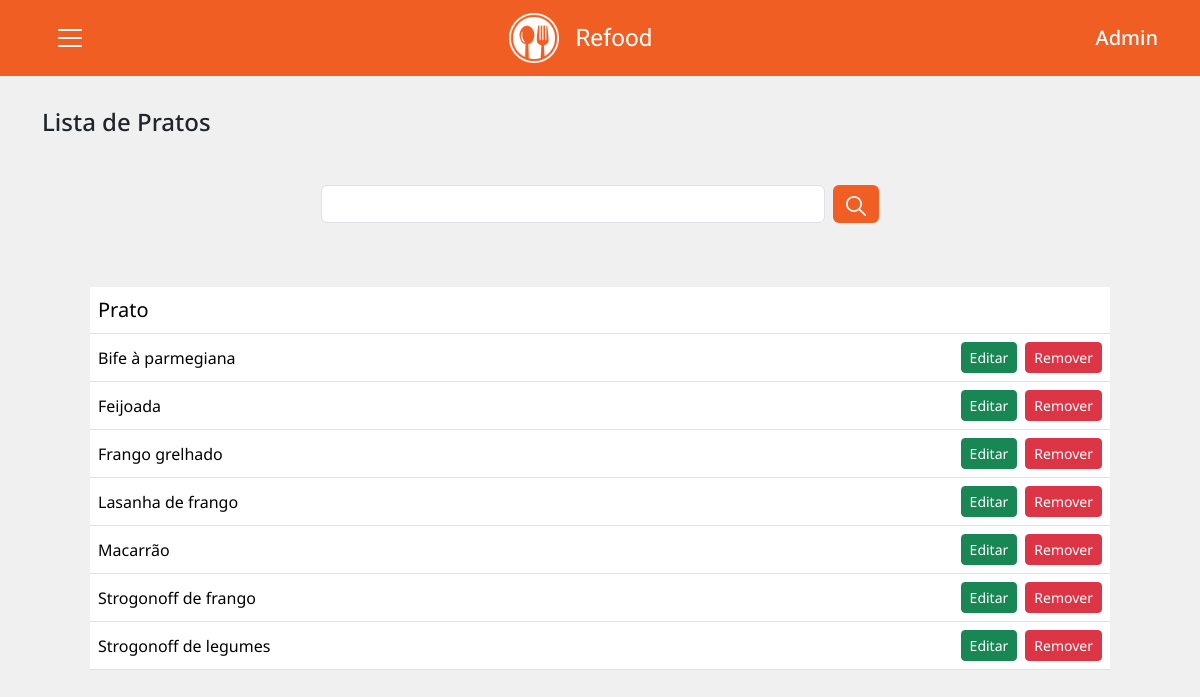
The page /admin/form_lista_pratos.php (signed in) on the database its author committed.
### tables this page shows
CREATE TABLE `pratos` (
  `idprato` int NOT NULL AUTO_INCREMENT,
  `prato` varchar(255) DEFAULT NULL,
  `descricaoPrato` longtext,
  `imagemPrato` longblob,
  PRIMARY KEY (`idprato`)
);

### models/PratoModel.php (called while the page is built, shortened)
<?php
    class PratoModel {
        function consultarPratos() {
            $conexao = ConexaoBD::getConexao();
            $sql = "select * from pratos order by prato asc";
            $resultado = $conexao->query($sql);
            return $resultado->fetchAll(PDO::FETCH_ASSOC);
        }
    }

### admin/form_lista_pratos.php (the view, shortened to what this page needs)
<?php
    include "incs/header.php";
    require_once "../models/PratoModel.php";
    $pratoModel = new pratoModel();
    if (isset($_GET['chave'])) {
        $pratos = $pratoModel->consultarPratosPorChave($_GET['chave']);
    } else {
        $pratos = $pratoModel->consultarPratos();
    }
?>
    <div class="container form py-5">
        <h4>Lista de Pratos</h4>
        <form action="" class="mt-5 mb-3 container w-50 border-0 p-0">
            <div class="d-flex justify-content-between">
                <input type="text" class="form-control m-0 me-2" name="chave" id="chaveId">
                <button type="submit" class="btn btn-orange text-light m-0"><img src="../img/search.png" height="20px"></button>
            </div>
        </form>
        <div class="container p-5">
            <table class="table table-hover rounded">
                <thead>
                    <tr>
                        <th class="fs-5">Prato</th>
                        <th class="fs-5"></th>
                    </tr>
                </thead>
                <tbody>
                    <?php
                        $i = 0;
                        foreach ($pratos as $prato):
                            $i++;
                    ?>
                            <tr>
                                <td class="align-middle"><?=$prato['prato']?></td>
                                <td class="d-flex justify-content-end">
                                    <a href="form_edita_prato.php?idprato=<?=$prato['idprato']?>" class="btn btn-success btn-sm me-2">Editar</a>
                                    <button type="button" class="btn btn-danger btn-sm" data-bs-toggle="modal" data-bs-target="#modalRemover<?=$i?>">
                                        Remover
                                    </button>
                                </td>
                            </tr>
                    <?php
                        endforeach;
                    ?>
                </tbody>
            </table>
        </div>
    </div>
<?php
    include "incs/footer.php";
?>

### admin/css/style.css (style rules this page uses)
:root { --cor-1: #f05e23; --cor-2: #ec8962; }
* { font-family: "Noto Sans", sans-serif; font-optical-sizing: auto; font-weight: 400; font-style: normal; font-variation-settings: "wdth" 100; }
.form { margin-top: 60px; }
.btn-orange { background-color: var(--cor-1); color: #ffffff; }

### rows shown on the page
pratos: prato "Bife à parmegiana"
pratos: prato "Feijoada"
pratos: prato "Frango grelhado"
pratos: prato "Lasanha de frango"
pratos: prato "Macarrão"
pratos: prato "Strogonoff de frango"
pratos: prato "Strogonoff de legumes"
